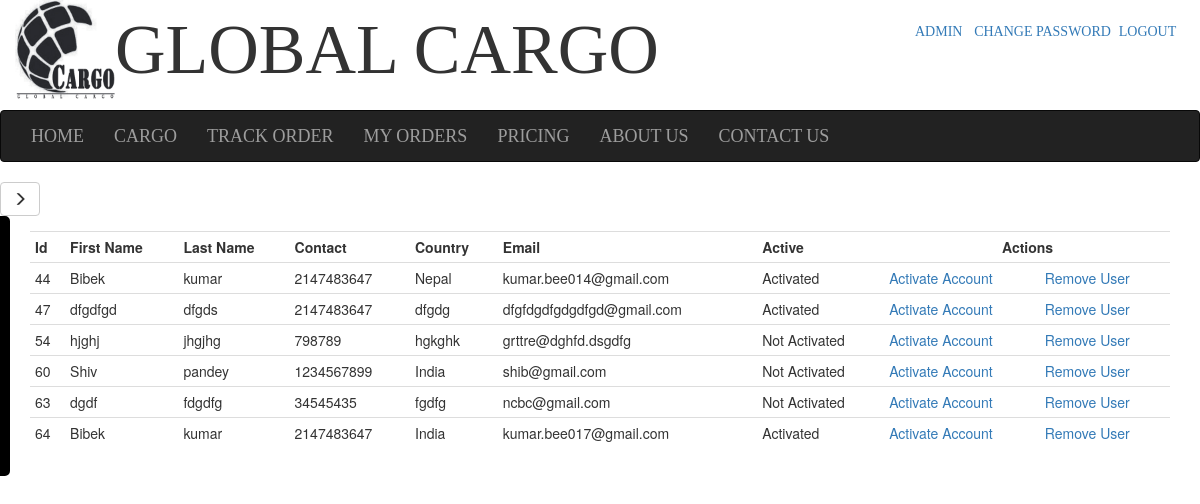
The page /view_users.php (signed in) on the database its author committed.
### tables this page shows
CREATE TABLE IF NOT EXISTS `users` (
  `id` int(11) NOT NULL,
  `fname` varchar(52) NOT NULL,
  `lname` varchar(50) NOT NULL,
  `contact` int(11) NOT NULL,
  `country` varchar(30) NOT NULL,
  `email` varchar(255) NOT NULL,
  `password` text NOT NULL,
  `repassword` text NOT NULL,
  `active` tinyint(1) NOT NULL DEFAULT '0',
  `type` int(11) NOT NULL
);

### view_users.php (the view, shortened to what this page needs)
<?php
include('header.php');
include('logo.php');
?>
 <link rel="stylesheet" href="css/sidebar.css">
 <div class="min-height">
    <div id="wrapper">
        <button type="button" class="btn btn-default" aria-label="Left Align" id="menu-toggle">
  <span class="glyphicon glyphicon-menu-right" aria-hidden="true"></span>
</button>
        <div id="sidebar-wrapper">
        </div>
       <div id="page-content-wrapper">
            <div class="container-fluid">
                <div class="row">
                    <div class="col-lg-12 col-md-7">
	<?php
		$query="SELECT * FROM `users` WHERE `type`='0'";
		$result=mysql_query($query);
		if($result){
			if(mysql_num_rows($result)>=1){
			echo '
			<table class="table table-condensed">
			<tr>
	<th>Id</th>
	<th>First Name</th>
	<th>Last Name</th>
	<th>Contact</th>
	<th>Country</th>
	<th>Email</th>
	<th>Active</th>
	<th colspan="2">&nbsp;&nbsp;&nbsp;&nbsp;&nbsp;&nbsp;&nbsp;&nbsp;&nbsp;&nbsp;&nbsp;&nbsp;&nbsp;&nbsp;&nbsp;&nbsp;&nbsp;&nbsp;&nbsp;&nbsp;&nbsp;&nbsp;&nbsp;&nbsp;&nbsp;&nbsp;&nbsp;&nbsp;&nbsp;Actions</th>
</tr>';
				while($rows=mysql_fetch_array($result)){
					echo'<tr>';
					echo'<td>';
					echo $id=$rows['id'];
					echo'</td>';
					echo'<td>';
					echo $rows['fname'];
					echo'</td>';
						echo'<td>';
					echo $rows['lname'];
					echo'</td>';
						echo'<td>';
					echo $rows['contact'];
					echo'</td>';
						echo'<td>';
					echo $rows['country'];
					echo'</td>';
							echo'<td>';
					echo $rows['email'];
					echo'</td>';
						echo'<td>';
					$active= $rows['active'];
					if($active==1){
						$active="Activated";
					}else{
						$active="Not Activated";
					}
					echo $active;
					echo'</td>';
						echo'<td>';
					echo '<a href="activate_account.php?id=';echo $rows['id'];  echo'">Activate Account</a>';
					echo'</td>';
						echo'<td>';
						?>
					<a href="remove_user.php?id=<?php echo $id; ?> " onclick="return confirm(' you wish to delete this user ?') ">Remove User</a>
					<?php
					echo'</td>';
					echo'</tr>';
				}
				echo'</table>';
			}
		}else{
			echo "No request found!";
		}
	 ?>
	 </div>
</div>
	 </div>
</div>
</div>
 </div>

### css/main.css (style rules this page uses)
.min-height { min-height: 300px; }

### css/sidebar.css (style rules this page uses)
#sidebar-wrapper { z-index: 1; position: absolute; width: 0px; height:260px; overflow-y: hidden; background: #000; border: 5px solid #000; border-radius: 0px 5px 5px 0px ; //opacity: 1; }
#menu-toggle { width:40px; }
#page-content-wrapper { width: 100%; position: absolute; padding: 15px; //border: 5px solid blue; }

### rows shown on the page
users: id "44", fname "Bibek", lname "kumar", contact "2147483647", country "Nepal", email "kumar.bee014@gmail.com", active "Activated"
users: id "47", fname "dfgdfgd", lname "dfgds", contact "2147483647", country "dfgdg", email "dfgfdgdfgdgdfgd@gmail.com", active "Activated"
users: id "54", fname "hjghj", lname "jhgjhg", contact "798789", country "hgkghk", email "grttre@dghfd.dsgdfg", active "Not Activated"
users: id "60", fname "Shiv", lname "pandey", contact "1234567899", country "India", email "shib@gmail.com", active "Not Activated"
users: id "63", fname "dgdf", lname "fdgdfg", contact "34545435", country "fgdfg", email "ncbc@gmail.com", active "Not Activated"
users: id "64", fname "Bibek", lname "kumar", contact "2147483647", country "India", email "kumar.bee017@gmail.com", active "Activated"
